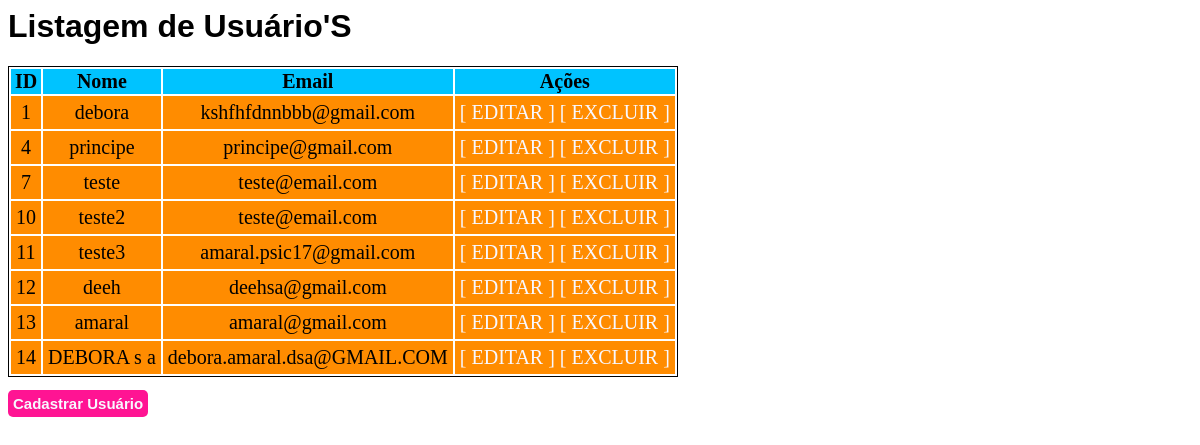
The page / on the database its author committed.
### tables this page shows
CREATE TABLE `usuario` (
  `id` int(11) NOT NULL,
  `nome` varchar(64) NOT NULL,
  `email` varchar(65) NOT NULL
);

### index.php (the view)
<?php
    require 'config.php';
    $lista = [];
    $sql = $pdo->query("SELECT * FROM usuario");
    if($sql->rowCount()>0){
        $lista = $sql->fetchAll(PDO::FETCH_ASSOC);
    }
?>
<link rel="stylesheet" href="estilo.css">
<h1 class="titulo">Listagem de Usuário'S</h1>
<table>
    <tr>
        <th>ID</th>
        <th>Nome</th>
        <th>Email</th>
        <th>Ações</th>
    </tr>
    <?php foreach($lista as $usuario):?>
        <tr>
            <td><?=$usuario['id'];?></td>
            <td><?=$usuario['nome'];?></td>
            <td><?=$usuario['email'];?></td>
            <td>
                <a class="editar" href="editar.php?id=<?=$usuario['id'];?>">[ EDITAR ]</a>
                <a class="excluir" href="excluir.php?id=<?=$usuario['id'];?>">[ EXCLUIR ]</a>
            </td>
        </tr>
    <?php endforeach;?>
</table><br>
<a class="cadastre" href="cadastrar.php">Cadastrar Usuário</a>

### estilo.css (style rules this page uses)
table { border: 1px solid; text-align: center; }
table tr { background: rgb(0, 195, 255); border-collapse: separate; border-spacing: 20px; font-size: bold; font-size: 20px; }
.cadastre { text-decoration: none; padding: 5px; color: ghostwhite; background-color: deeppink; border-radius: 5px; font-weight: bold; font-family: 'Lucida Sans', 'Lucida Sans Regular', 'Lucida Grande', 'Lucida Sans Unicode', Geneva, Verdana, sans-serif; font-size: 15px; }
.titulo { font-family: 'Lucida Sans', 'Lucida Sans Regular', 'Lucida Grande', 'Lucida Sans Unicode', Geneva, Verdana, sans-serif; }
table td { border-collapse: separate; border-spacing: 20px; padding: 5px; background-color: darkorange; color: black; font-weight: lighter; font-size: 20px; }
.editar, .excluir { text-decoration: none; color: ghostwhite; background-color: none; }

### rows shown on the page
usuario: id "1", nome "debora", email "kshfhfdnnbbb@gmail.com"
usuario: id "4", nome "principe", email "principe@gmail.com"
usuario: id "7", nome "teste", email "teste@email.com"
usuario: id "10", nome "teste2", email "teste@email.com"
usuario: id "11", nome "teste3", email "amaral.psic17@gmail.com"
usuario: id "12", nome "deeh", email "deehsa@gmail.com"
usuario: id "13", nome "amaral", email "amaral@gmail.com"
usuario: id "14", nome "DEBORA s a", email "debora.amaral.dsa@GMAIL.COM"
